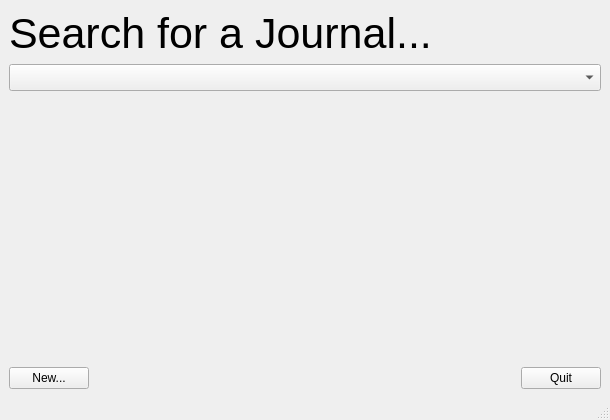
<?xml version="1.0" encoding="UTF-8"?>
<ui version="4.0">
 <class>JournalSearch</class>
 <widget class="QMainWindow" name="JournalSearch">
  <property name="geometry">
   <rect>
    <x>0</x>
    <y>0</y>
    <width>610</width>
    <height>420</height>
   </rect>
  </property>
  <property name="windowTitle">
   <string>MainWindow</string>
  </property>
  <widget class="QWidget" name="centralwidget">
   <layout class="QVBoxLayout" name="verticalLayout">
    <item>
     <widget class="QLabel" name="label">
      <property name="font">
       <font>
        <pointsize>32</pointsize>
       </font>
      </property>
      <property name="text">
       <string>Search for a Journal...</string>
      </property>
     </widget>
    </item>
    <item>
     <widget class="QComboBox" name="SearchBox">
      <property name="font">
       <font>
        <pointsize>12</pointsize>
       </font>
      </property>
     </widget>
    </item>
    <item>
     <spacer name="verticalSpacer">
      <property name="orientation">
       <enum>Qt::Vertical</enum>
      </property>
      <property name="sizeHint" stdset="0">
       <size>
        <width>20</width>
        <height>40</height>
       </size>
      </property>
     </spacer>
    </item>
    <item>
     <layout class="QHBoxLayout" name="horizontalLayout">
      <item>
       <widget class="QPushButton" name="NewButton">
        <property name="toolTip">
         <string>Create a new journal entry</string>
        </property>
        <property name="text">
         <string>New...</string>
        </property>
       </widget>
      </item>
      <item>
       <spacer name="horizontalSpacer">
        <property name="orientation">
         <enum>Qt::Horizontal</enum>
        </property>
        <property name="sizeHint" stdset="0">
         <size>
          <width>40</width>
          <height>20</height>
         </size>
        </property>
       </spacer>
      </item>
      <item>
       <widget class="QPushButton" name="QuitButton">
        <property name="toolTip">
         <string>Exit the program</string>
        </property>
        <property name="text">
         <string>Quit</string>
        </property>
       </widget>
      </item>
     </layout>
    </item>
   </layout>
  </widget>
  <widget class="QMenuBar" name="menubar">
   <property name="geometry">
    <rect>
     <x>0</x>
     <y>0</y>
     <width>610</width>
     <height>25</height>
    </rect>
   </property>
  </widget>
  <widget class="QStatusBar" name="statusbar"/>
  <action name="actionNew">
   <property name="text">
    <string>New...</string>
   </property>
  </action>
  <action name="actionOpen">
   <property name="text">
    <string>Open...</string>
   </property>
  </action>
  <action name="actionSave">
   <property name="text">
    <string>Save</string>
   </property>
  </action>
  <action name="actionSave_As">
   <property name="text">
    <string>Save As...</string>
   </property>
  </action>
  <action name="actionPrint">
   <property name="text">
    <string>Print</string>
   </property>
  </action>
  <action name="actionClose">
   <property name="text">
    <string>Close</string>
   </property>
  </action>
  <action name="actionQuit">
   <property name="text">
    <string>Quit</string>
   </property>
  </action>
  <action name="actionCut">
   <property name="text">
    <string>Cut</string>
   </property>
  </action>
  <action name="actionCopy">
   <property name="text">
    <string>Copy</string>
   </property>
  </action>
  <action name="actionPaste">
   <property name="text">
    <string>Paste</string>
   </property>
  </action>
  <action name="actionDelete">
   <property name="text">
    <string>Delete</string>
   </property>
  </action>
 </widget>
 <resources/>
 <connections/>
</ui>
